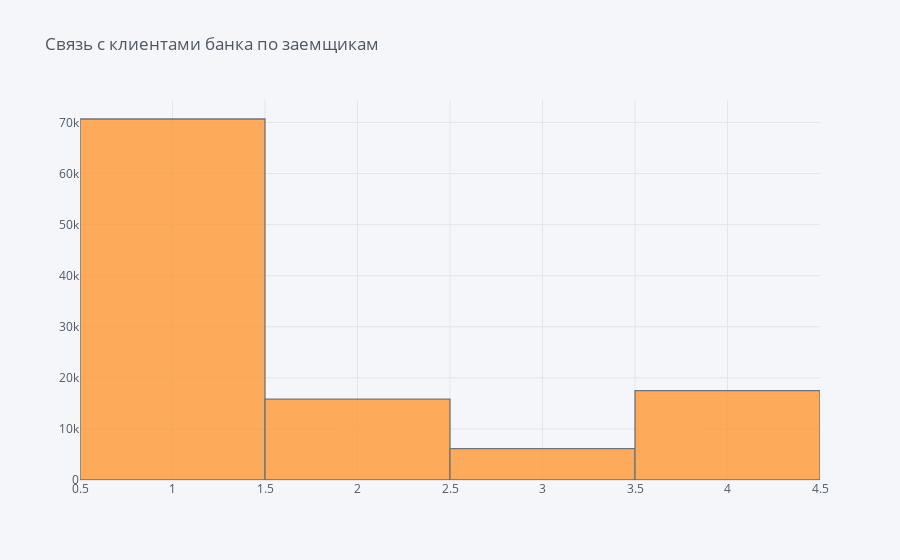

Source (notebook cell):
### Markdown cell above
### **Sna**

### Code cell
df[['sna']].iplot(kind='histogram', title='Связь с клиентами банка по заемщикам')

### Figure 1 — Plotly figure (JSON) as saved in the notebook; plotly's stock layout.template omitted (floating-point values rounded to 4 significant figures; data arrays with more than 128 entries replaced by an {"elided": "..."} marker saying what was removed)
{"data": [{"histfunc": "count", "histnorm": "", "marker": {"color": "rgba(255, 153, 51, 1.0)", "line": {"color": "#4D5663", "width": 1.3}}, "name": "sna", "opacity": 0.8, "orientation": "v", "type": "histogram", "x": {"elided": "110148 int values"}}], "layout": {"barmode": "overlay", "legend": {"bgcolor": "#F5F6F9", "font": {"color": "#4D5663"}}, "paper_bgcolor": "#F5F6F9", "plot_bgcolor": "#F5F6F9", "title": {"font": {"color": "#4D5663"}, "text": "Связь с клиентами банка по заемщикам"}, "xaxis": {"gridcolor": "#E1E5ED", "showgrid": true, "tickfont": {"color": "#4D5663"}, "title": {"font": {"color": "#4D5663"}, "text": ""}, "zerolinecolor": "#E1E5ED"}, "yaxis": {"gridcolor": "#E1E5ED", "showgrid": true, "tickfont": {"color": "#4D5663"}, "title": {"font": {"color": "#4D5663"}, "text": ""}, "zerolinecolor": "#E1E5ED"}}}
